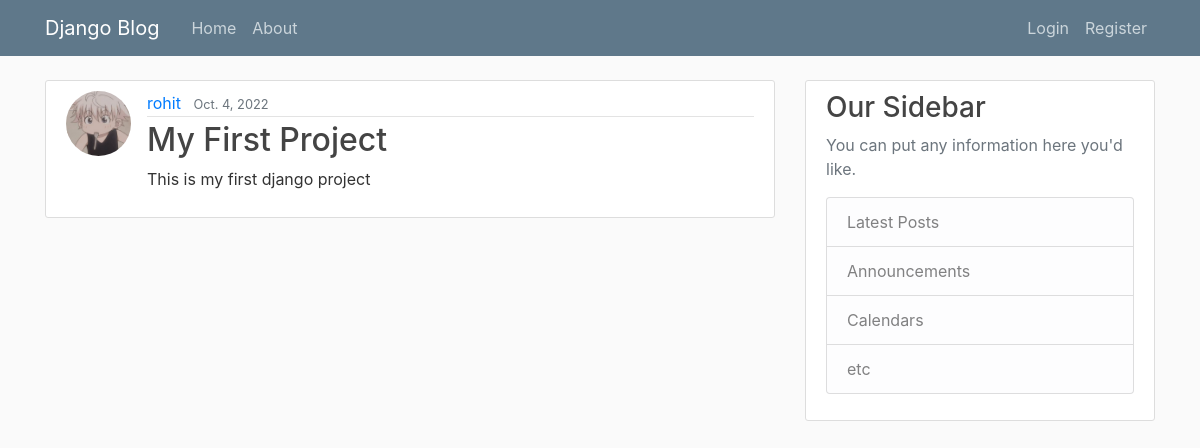
/post/1, run on the app's committed database.
### bllog/models.py (models this page shows, shortened)
class Post(models.Model):
    title = models.CharField(max_length=100)
    content = models.TextField()
    date_posted = models.DateField(default= timezone.now)
    author = models.ForeignKey( User,on_delete=models.CASCADE)

### Users/models.py (models this page shows, shortened)
class Profile(models.Model):
    user = models.OneToOneField(User,on_delete=models.CASCADE)
    image = models.ImageField(default='default.jpg',upload_to='profile_pics')

### bllog/views.py (the view)
# urls.py: path('post/<int:pk>', PostDetailView.as_view(),name = "post-detail"),
class PostDetailView(DetailView):
    model = Post

### bllog/templates/bllog/post_detail.html (shortened to what this page needs)
{% extends "bllog/base.html" %}
{% block content %}
<article class="media content-section">
    <img class="rounded-circle article-img" src="{{ post.author.profile.image.url }}">
    <div class="media-body">
        <div class="article-metadata">
            <a class="mr-2" href="{% url 'user-post' object.author.username %}">{{ object.author }}</a>
            <small class="text-muted">{{ object.date_posted }}</small>
        </div>
        <h2 class="article-title">{{ object.title }}</h2>
        <p class="article-content">{{ object.content }}</p>
    </div>
</article>
{% endblock content %}

### bllog/static/bllog/main.css (style rules this page uses)
body { background: #fafafa; color: #333333; margin-top: 5rem; }
h1, h2, h3, h4, h5, h6 { color: #444444; }
.content-section { background: #ffffff; padding: 10px 20px; border: 1px solid #dddddd; border-radius: 3px; margin-bottom: 20px; }
.article-title { color: #444444; }
.article-content { white-space: pre-line; }
.article-img { height: 65px; width: 65px; margin-right: 16px; }
.article-metadata { padding-bottom: 1px; margin-bottom: 4px; border-bottom: 1px solid #e3e3e3 }

### data on the page
Post: author.profile.image (picture), author "rohit", date_posted "Oct. 4, 2022", title "My First Project", content "This is my first django project"
